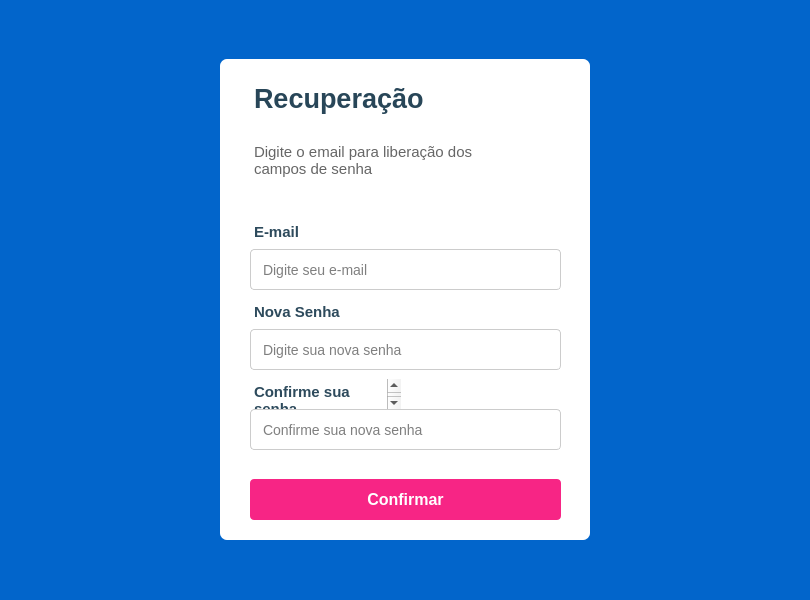
<?xml version="1.0" encoding="UTF-8"?>
<ui version="4.0">
 <class>Dialog</class>
 <widget class="QDialog" name="Dialog">
  <property name="geometry">
   <rect>
    <x>0</x>
    <y>0</y>
    <width>810</width>
    <height>600</height>
   </rect>
  </property>
  <property name="windowTitle">
   <string>Dialog</string>
  </property>
  <property name="styleSheet">
   <string notr="true">QDialog{
background: #FFF;
}
</string>
  </property>
  <widget class="QFrame" name="frame">
   <property name="geometry">
    <rect>
     <x>220</x>
     <y>59</y>
     <width>370</width>
     <height>481</height>
    </rect>
   </property>
   <property name="minimumSize">
    <size>
     <width>370</width>
     <height>481</height>
    </size>
   </property>
   <property name="layoutDirection">
    <enum>Qt::LeftToRight</enum>
   </property>
   <property name="styleSheet">
    <string notr="true">QFrame{
background: #FFFFFF;
border-radius:7px;
box-shadow: 10px 10px 40px rgba(0, 0, 0, 0.4);
}</string>
   </property>
   <property name="frameShape">
    <enum>QFrame::NoFrame</enum>
   </property>
   <widget class="QTextEdit" name="login_text">
    <property name="geometry">
     <rect>
      <x>30</x>
      <y>20</y>
      <width>201</width>
      <height>51</height>
     </rect>
    </property>
    <property name="font">
     <font>
      <family>Segoe UI</family>
     </font>
    </property>
    <property name="cursor" stdset="0">
     <cursorShape>ArrowCursor</cursorShape>
    </property>
    <property name="readOnly">
     <bool>true</bool>
    </property>
    <property name="html">
     <string>&lt;!DOCTYPE HTML PUBLIC &quot;-//W3C//DTD HTML 4.0//EN&quot; &quot;http://www.w3.org/TR/REC-html40/strict.dtd&quot;&gt;
&lt;html&gt;&lt;head&gt;&lt;meta name=&quot;qrichtext&quot; content=&quot;1&quot; /&gt;&lt;style type=&quot;text/css&quot;&gt;
p, li { white-space: pre-wrap; }
&lt;/style&gt;&lt;/head&gt;&lt;body style=&quot; font-family:'Segoe UI'; font-size:8.25pt; font-weight:400; font-style:normal;&quot;&gt;
&lt;p style=&quot; margin-top:12px; margin-bottom:12px; margin-left:0px; margin-right:0px; -qt-block-indent:0; text-indent:0px;&quot;&gt;&lt;span style=&quot; font-size:20pt; font-weight:696; color:#284658;&quot;&gt;Recuperação &lt;/span&gt;&lt;/p&gt;&lt;/body&gt;&lt;/html&gt;</string>
    </property>
   </widget>
   <widget class="QTextEdit" name="email_text_input">
    <property name="geometry">
     <rect>
      <x>30</x>
      <y>160</y>
      <width>91</width>
      <height>31</height>
     </rect>
    </property>
    <property name="cursor" stdset="0">
     <cursorShape>ArrowCursor</cursorShape>
    </property>
    <property name="readOnly">
     <bool>true</bool>
    </property>
    <property name="html">
     <string>&lt;!DOCTYPE HTML PUBLIC &quot;-//W3C//DTD HTML 4.0//EN&quot; &quot;http://www.w3.org/TR/REC-html40/strict.dtd&quot;&gt;
&lt;html&gt;&lt;head&gt;&lt;meta name=&quot;qrichtext&quot; content=&quot;1&quot; /&gt;&lt;style type=&quot;text/css&quot;&gt;
p, li { white-space: pre-wrap; }
&lt;/style&gt;&lt;/head&gt;&lt;body style=&quot; font-family:'MS Shell Dlg 2'; font-size:8.25pt; font-weight:400; font-style:normal;&quot;&gt;
&lt;p style=&quot; margin-top:0px; margin-bottom:0px; margin-left:0px; margin-right:0px; -qt-block-indent:0; text-indent:0px;&quot;&gt;&lt;span style=&quot; font-family:'Segoe UI'; font-size:11pt; font-weight:696; color:#2d4a5c;&quot;&gt;E-mail&lt;/span&gt;&lt;/p&gt;&lt;/body&gt;&lt;/html&gt;</string>
    </property>
   </widget>
   <widget class="QLineEdit" name="email_input">
    <property name="geometry">
     <rect>
      <x>30</x>
      <y>190</y>
      <width>311</width>
      <height>41</height>
     </rect>
    </property>
    <property name="styleSheet">
     <string notr="true">QLineEdit{
border-radius: 4px;
border: 1px solid #ccc;
padding-left:10px;
font-size:14px
}

QLineEdit:focus{
border: 2px solid #c2dbfe
}</string>
    </property>
    <property name="placeholderText">
     <string>Digite seu e-mail</string>
    </property>
   </widget>
   <widget class="QPushButton" name="cadastrar_button">
    <property name="geometry">
     <rect>
      <x>30</x>
      <y>420</y>
      <width>311</width>
      <height>41</height>
     </rect>
    </property>
    <property name="minimumSize">
     <size>
      <width>0</width>
      <height>41</height>
     </size>
    </property>
    <property name="cursor">
     <cursorShape>PointingHandCursor</cursorShape>
    </property>
    <property name="styleSheet">
     <string notr="true">QPushButton{
 background-color: #f72585;
    color: #fff;
    font-size: 16px;
	border-radius: 4px;
    font-weight: bold;
    cursor: pointer;
    margin: 0;
}

QPushButton:hover{
background: #FF3591; }

QPushButton:clicked{
border: 3px solid #CCC
}</string>
    </property>
    <property name="text">
     <string>Confirmar</string>
    </property>
   </widget>
   <widget class="Line" name="email_div_input">
    <property name="geometry">
     <rect>
      <x>300</x>
      <y>200</y>
      <width>2</width>
      <height>20</height>
     </rect>
    </property>
    <property name="styleSheet">
     <string notr="true">Line{
background: #ccc}</string>
    </property>
    <property name="orientation">
     <enum>Qt::Vertical</enum>
    </property>
   </widget>
   <widget class="QLabel" name="email_icon">
    <property name="geometry">
     <rect>
      <x>310</x>
      <y>200</y>
      <width>20</width>
      <height>20</height>
     </rect>
    </property>
    <property name="styleSheet">
     <string notr="true">QLabel{
background:url(:/login/icons8-mensagem-20.png)
}
</string>
    </property>
    <property name="text">
     <string/>
    </property>
   </widget>
   <widget class="QLineEdit" name="senha_input">
    <property name="geometry">
     <rect>
      <x>30</x>
      <y>270</y>
      <width>311</width>
      <height>41</height>
     </rect>
    </property>
    <property name="styleSheet">
     <string notr="true">QLineEdit{
border-radius: 4px;
border: 1px solid #ccc;
padding-left:10px;
font-size:14px
}

QLineEdit:focus{
border: 2px solid #c2dbfe
}</string>
    </property>
    <property name="echoMode">
     <enum>QLineEdit::Password</enum>
    </property>
    <property name="placeholderText">
     <string>Digite sua nova senha</string>
    </property>
   </widget>
   <widget class="QLabel" name="email_icon_2">
    <property name="geometry">
     <rect>
      <x>310</x>
      <y>280</y>
      <width>20</width>
      <height>20</height>
     </rect>
    </property>
    <property name="styleSheet">
     <string notr="true">QLabel{
background:url(:/login/icons8-cadeado-100.png);
}
</string>
    </property>
    <property name="text">
     <string/>
    </property>
   </widget>
   <widget class="QTextEdit" name="email_text_input_2">
    <property name="geometry">
     <rect>
      <x>30</x>
      <y>240</y>
      <width>151</width>
      <height>31</height>
     </rect>
    </property>
    <property name="cursor" stdset="0">
     <cursorShape>ArrowCursor</cursorShape>
    </property>
    <property name="readOnly">
     <bool>true</bool>
    </property>
    <property name="html">
     <string>&lt;!DOCTYPE HTML PUBLIC &quot;-//W3C//DTD HTML 4.0//EN&quot; &quot;http://www.w3.org/TR/REC-html40/strict.dtd&quot;&gt;
&lt;html&gt;&lt;head&gt;&lt;meta name=&quot;qrichtext&quot; content=&quot;1&quot; /&gt;&lt;style type=&quot;text/css&quot;&gt;
p, li { white-space: pre-wrap; }
&lt;/style&gt;&lt;/head&gt;&lt;body style=&quot; font-family:'MS Shell Dlg 2'; font-size:8.25pt; font-weight:400; font-style:normal;&quot;&gt;
&lt;p style=&quot; margin-top:0px; margin-bottom:0px; margin-left:0px; margin-right:0px; -qt-block-indent:0; text-indent:0px;&quot;&gt;&lt;span style=&quot; font-family:'Segoe UI'; font-size:11pt; font-weight:696; color:#2d4a5c;&quot;&gt;Nova Senha&lt;/span&gt;&lt;/p&gt;&lt;/body&gt;&lt;/html&gt;</string>
    </property>
   </widget>
   <widget class="Line" name="email_div_input_2">
    <property name="geometry">
     <rect>
      <x>300</x>
      <y>280</y>
      <width>2</width>
      <height>20</height>
     </rect>
    </property>
    <property name="styleSheet">
     <string notr="true">Line{
background: #ccc}</string>
    </property>
    <property name="orientation">
     <enum>Qt::Vertical</enum>
    </property>
   </widget>
   <widget class="QLabel" name="senha_icon">
    <property name="geometry">
     <rect>
      <x>310</x>
      <y>360</y>
      <width>20</width>
      <height>20</height>
     </rect>
    </property>
    <property name="styleSheet">
     <string notr="true">QLabel{
background:url(:/login/icons8-cadeado-100.png);
}
</string>
    </property>
    <property name="text">
     <string/>
    </property>
   </widget>
   <widget class="QLineEdit" name="senha_confirm_input">
    <property name="geometry">
     <rect>
      <x>30</x>
      <y>350</y>
      <width>311</width>
      <height>41</height>
     </rect>
    </property>
    <property name="styleSheet">
     <string notr="true">QLineEdit{
border-radius: 4px;
border: 1px solid #ccc;
padding-left:10px;
font-size:14px
}

QLineEdit:focus{
border: 2px solid #c2dbfe
}</string>
    </property>
    <property name="echoMode">
     <enum>QLineEdit::Password</enum>
    </property>
    <property name="placeholderText">
     <string>Confirme sua nova senha</string>
    </property>
   </widget>
   <widget class="QTextEdit" name="senha_text_input">
    <property name="geometry">
     <rect>
      <x>30</x>
      <y>320</y>
      <width>151</width>
      <height>31</height>
     </rect>
    </property>
    <property name="cursor" stdset="0">
     <cursorShape>ArrowCursor</cursorShape>
    </property>
    <property name="readOnly">
     <bool>true</bool>
    </property>
    <property name="html">
     <string>&lt;!DOCTYPE HTML PUBLIC &quot;-//W3C//DTD HTML 4.0//EN&quot; &quot;http://www.w3.org/TR/REC-html40/strict.dtd&quot;&gt;
&lt;html&gt;&lt;head&gt;&lt;meta name=&quot;qrichtext&quot; content=&quot;1&quot; /&gt;&lt;style type=&quot;text/css&quot;&gt;
p, li { white-space: pre-wrap; }
&lt;/style&gt;&lt;/head&gt;&lt;body style=&quot; font-family:'MS Shell Dlg 2'; font-size:8.25pt; font-weight:400; font-style:normal;&quot;&gt;
&lt;p style=&quot; margin-top:0px; margin-bottom:0px; margin-left:0px; margin-right:0px; -qt-block-indent:0; text-indent:0px;&quot;&gt;&lt;span style=&quot; font-family:'Segoe UI'; font-size:11pt; font-weight:696; color:#2d4a5c;&quot;&gt;Confirme sua senha&lt;/span&gt;&lt;/p&gt;&lt;/body&gt;&lt;/html&gt;</string>
    </property>
    <property name="textInteractionFlags">
     <set>Qt::NoTextInteraction</set>
    </property>
   </widget>
   <widget class="Line" name="senha_div">
    <property name="geometry">
     <rect>
      <x>300</x>
      <y>360</y>
      <width>2</width>
      <height>20</height>
     </rect>
    </property>
    <property name="styleSheet">
     <string notr="true">Line{
background: #ccc}</string>
    </property>
    <property name="orientation">
     <enum>Qt::Vertical</enum>
    </property>
   </widget>
   <widget class="QPushButton" name="close_button">
    <property name="geometry">
     <rect>
      <x>310</x>
      <y>30</y>
      <width>51</width>
      <height>31</height>
     </rect>
    </property>
    <property name="cursor">
     <cursorShape>PointingHandCursor</cursorShape>
    </property>
    <property name="styleSheet">
     <string notr="true">QPushButton{
border:none;
}
</string>
    </property>
    <property name="text">
     <string/>
    </property>
    <property name="icon">
     <iconset resource="../../caadastro_de_alunos/assets/login_ui/login.qrc">
      <normaloff>:/login/icons8-x-40.png</normaloff>:/login/icons8-x-40.png</iconset>
    </property>
    <property name="iconSize">
     <size>
      <width>30</width>
      <height>30</height>
     </size>
    </property>
   </widget>
   <widget class="QTextEdit" name="fixed_text">
    <property name="geometry">
     <rect>
      <x>30</x>
      <y>80</y>
      <width>281</width>
      <height>51</height>
     </rect>
    </property>
    <property name="cursor" stdset="0">
     <cursorShape>ArrowCursor</cursorShape>
    </property>
    <property name="styleSheet">
     <string notr="true">QTextEdit{
background:#FFF
}</string>
    </property>
    <property name="readOnly">
     <bool>true</bool>
    </property>
    <property name="html">
     <string>&lt;!DOCTYPE HTML PUBLIC &quot;-//W3C//DTD HTML 4.0//EN&quot; &quot;http://www.w3.org/TR/REC-html40/strict.dtd&quot;&gt;
&lt;html&gt;&lt;head&gt;&lt;meta name=&quot;qrichtext&quot; content=&quot;1&quot; /&gt;&lt;style type=&quot;text/css&quot;&gt;
p, li { white-space: pre-wrap; }
&lt;/style&gt;&lt;/head&gt;&lt;body style=&quot; font-family:'MS Shell Dlg 2'; font-size:8.25pt; font-weight:400; font-style:normal;&quot;&gt;
&lt;p style=&quot; margin-top:0px; margin-bottom:0px; margin-left:0px; margin-right:0px; -qt-block-indent:0; text-indent:0px;&quot;&gt;&lt;span style=&quot; font-family:'Segoe UI'; font-size:11pt; color:#666666;&quot;&gt;Digite o email para liberação dos campos de senha&lt;/span&gt;&lt;/p&gt;&lt;/body&gt;&lt;/html&gt;</string>
    </property>
    <property name="textInteractionFlags">
     <set>Qt::NoTextInteraction</set>
    </property>
   </widget>
   <zorder>senha_text_input</zorder>
   <zorder>senha_confirm_input</zorder>
   <zorder>email_text_input_2</zorder>
   <zorder>login_text</zorder>
   <zorder>email_text_input</zorder>
   <zorder>email_input</zorder>
   <zorder>cadastrar_button</zorder>
   <zorder>email_div_input</zorder>
   <zorder>email_icon</zorder>
   <zorder>senha_input</zorder>
   <zorder>email_icon_2</zorder>
   <zorder>email_div_input_2</zorder>
   <zorder>senha_icon</zorder>
   <zorder>senha_div</zorder>
   <zorder>close_button</zorder>
   <zorder>fixed_text</zorder>
  </widget>
  <widget class="QWidget" name="background_blue" native="true">
   <property name="geometry">
    <rect>
     <x>0</x>
     <y>0</y>
     <width>810</width>
     <height>610</height>
    </rect>
   </property>
   <property name="styleSheet">
    <string notr="true">QWidget{
background:#0265CB
}</string>
   </property>
  </widget>
  <zorder>background_blue</zorder>
  <zorder>frame</zorder>
 </widget>
 <resources>
  <include location="../../caadastro_de_alunos/assets/login_ui/login.qrc"/>
 </resources>
 <connections/>
</ui>
